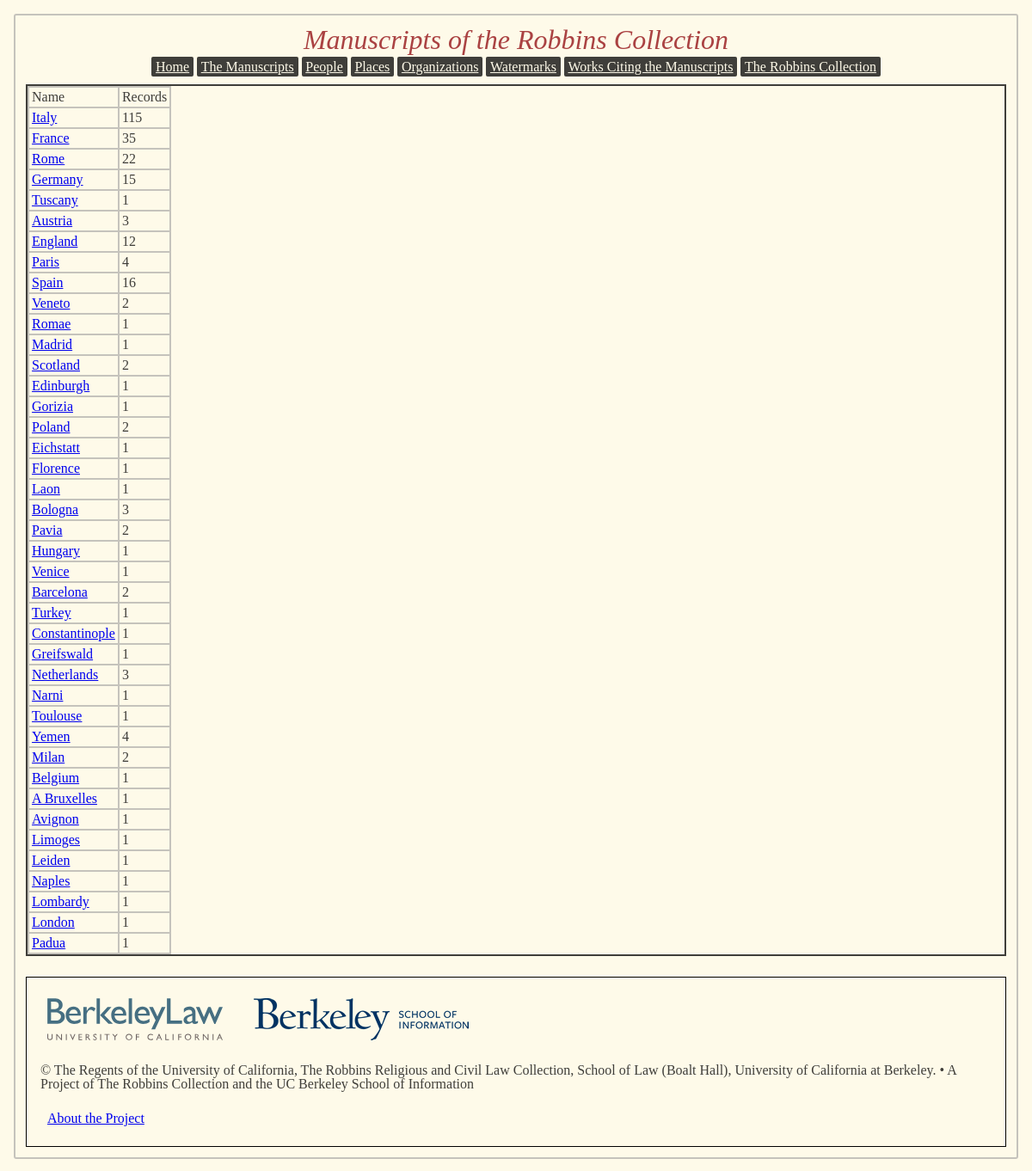
Screenshot of /places with the database file from the repository.
### app/models.py (models this page shows, shortened)
class place(db.Model):
	id = db.Column(db.Integer, primary_key = True)
	place_name = db.Column(db.String(60))
	place_type = db.Column(db.String(10))
	lat = db.Column(db.Float)
	lon = db.Column(db.Float)

### app/views.py (the view)
@app.route('/places', methods = ['GET'])
def list_places():
	place_list = models.place.query.all()
	return render_template('placelist.html', recs=place_list, pagetitle='Places of the Robbins Manuscripts')

### app/templates/placelist.html
{% extends "base.html" %}
{% block content %}
	<div id="contentsdiv">
		<table id="contentstable">
		<tr>
			<td>Name</td>
			<td>Records</td>
		</tr>
		{% for record in recs %}
		<tr>
			<td><a href="place{{ record.id }}">{{record.place_name}}</a></td>
			<td>{{ record.mss.count()}}</td>
		</tr>
		{% endfor %}
		</table>
	</div>
{% endblock %}

### app/templates/base.html (shortened to what this page needs)
<!DOCTYPE html>
<html>
	<head>
		<link rel="stylesheet" href="{{ url_for('static', filename='main.css') }}">
	</head>
	<body>
		<div id="wrapper">
		<header>
			<h2>Manuscripts of the Robbins Collection</h2>
			{% block nav %}
			<nav>
				<a href="{{ url_for('homepage') }}">Home</a>
				<a href="{{ url_for('list_mss') }}">The Manuscripts</a>
				<a href="{{ url_for('list_people') }}">People</a>
				<a href="{{ url_for('list_places') }}">Places</a>
				<a href="{{ url_for('list_orgs') }}">Organizations</a>
				<a href="{{ url_for('list_watermarks') }}">Watermarks</a>
				<a href="{{ url_for('list_ex_works') }}">Works Citing the Manuscripts</a>
				<a href="https://www.law.berkeley.edu/research/the-robbins-collection/robbins-collection-library/">The Robbins Collection</a>
			</nav>
			{% endblock %}
		</header>
		{% block content %}
		{% endblock %}
		<footer>
			<a href="https://www.law.berkeley.edu/">
				<img class="logo" alt="Berkeley Law Logo" src="static/berkeleylaw.svg">
			</a>
			<a href="https://www.ischool.berkeley.edu/">
				<img class="logo" alt="Berkeley I School Logo" src="static/berkeleyischool-logo-blue-sm.png">
			</a>
			<p>© The Regents of the University of California, The Robbins Religious and Civil Law Collection, School of Law (Boalt Hall), University of California at Berkeley.  •  A Project of The Robbins Collection and the UC Berkeley School of Information</p>
			<br>
			<p id="colophon"><a href="{{ url_for('about') }}">About the Project</a></p>
		</footer>
	</div>
	</body>
</html>

### app/static/main.css (style rules this page uses)
html, body, div, span, applet, object, iframe, h1, h2, h3, h4, h5, h6, p, blockquote, pre, a, abbr, acronym, address, big, cite, code, del, dfn, em, img, ins, kbd, q, s, samp, small, strike, strong, sub, sup, tt, var, b, u, i, center, dl, dt, dd, ol, ul, li, fieldset, form, label, legend, table, caption, tbody, tfoot, thead, tr, th, td, article, aside, canvas, details, embed, figure, figcaption, footer, header, hgroup, menu, nav, output, ruby, section, summary, time, mark, audio, video { margin: 0; padding: 0; border: 0; font-size: 100%; font: inherit; vertical-align: baseline; }
article, aside, details, figcaption, figure, footer, header, hgroup, menu, nav, section { display: block; }
body { line-height: 1; }
table { border-collapse: collapse; border-spacing: 0; }
html, body { background-color: #FEFAE9; margin: 0; padding: 0; }
h1, h2 { font-size: 2em; font-family: "Times New Roman"; color: #AA4242; font-style: italic; margin: .25em; }
p, td, th { color: #3F3E3A; font-family: "Times New Roman"; font-size: 1em; }
header { text-align: center; }
nav a { background-color: #3F3E3A; color: #FEFAE9; padding-left: .3em; padding-right: .3em; padding-bottom: .2em; padding-top: .2em; border-radius: 2px; }
#wrapper { margin: 1em; border-width: 2px; border-style: solid; border-color: #C5C3BC; border-radius: 3px; }
#contentsdiv { margin: .75em; border-style: solid; border-color: #3F3E3A; border-width: 2px; }
header { margin: .75em; }
footer { border-top: 1px; border-style: solid; border-width: 1px; border-color: #000000; padding: .5em; margin: .75em; clear: both; display: inline-block; }
footer * { display: inline-block; margin: .5em; }
img.logo { height: 49px; }
table, th, td { vertical-align: top; border-width: 2px; border-style: solid; border-color: #C5C3BC; border-collapse: collapse; padding: 3px; text-align: left; }
#colophon { text-align: center; }

### rows the page displays
place: place_name "Italy", mss.count "115"
place: place_name "France", mss.count "35"
place: place_name "Rome", mss.count "22"
place: place_name "Germany", mss.count "15"
place: place_name "Tuscany", mss.count "1"
place: place_name "Austria", mss.count "3"
place: place_name "England", mss.count "12"
place: place_name "Paris", mss.count "4"
place: place_name "Spain", mss.count "16"
place: place_name "Veneto", mss.count "2"
place: place_name "Romae", mss.count "1"
place: place_name "Madrid", mss.count "1"
place: place_name "Scotland", mss.count "2"
place: place_name "Edinburgh", mss.count "1"
place: place_name "Gorizia", mss.count "1"
place: place_name "Poland", mss.count "2"
place: place_name "Eichstatt", mss.count "1"
place: place_name "Florence", mss.count "1"
place: place_name "Laon", mss.count "1"
place: place_name "Bologna", mss.count "3"
place: place_name "Pavia", mss.count "2"
place: place_name "Hungary", mss.count "1"
place: place_name "Venice", mss.count "1"
place: place_name "Barcelona", mss.count "2"
place: place_name "Turkey", mss.count "1"
place: place_name "Constantinople", mss.count "1"
place: place_name "Greifswald", mss.count "1"
place: place_name "Netherlands", mss.count "3"
place: place_name "Narni", mss.count "1"
place: place_name "Toulouse", mss.count "1"
place: place_name "Yemen", mss.count "4"
place: place_name "Milan", mss.count "2"
place: place_name "Belgium", mss.count "1"
place: place_name "A Bruxelles", mss.count "1"
place: place_name "Avignon", mss.count "1"
place: place_name "Limoges", mss.count "1"
place: place_name "Leiden", mss.count "1"
place: place_name "Naples", mss.count "1"
place: place_name "Lombardy", mss.count "1"
place: place_name "London", mss.count "1"
place: place_name "Padua", mss.count "1"
